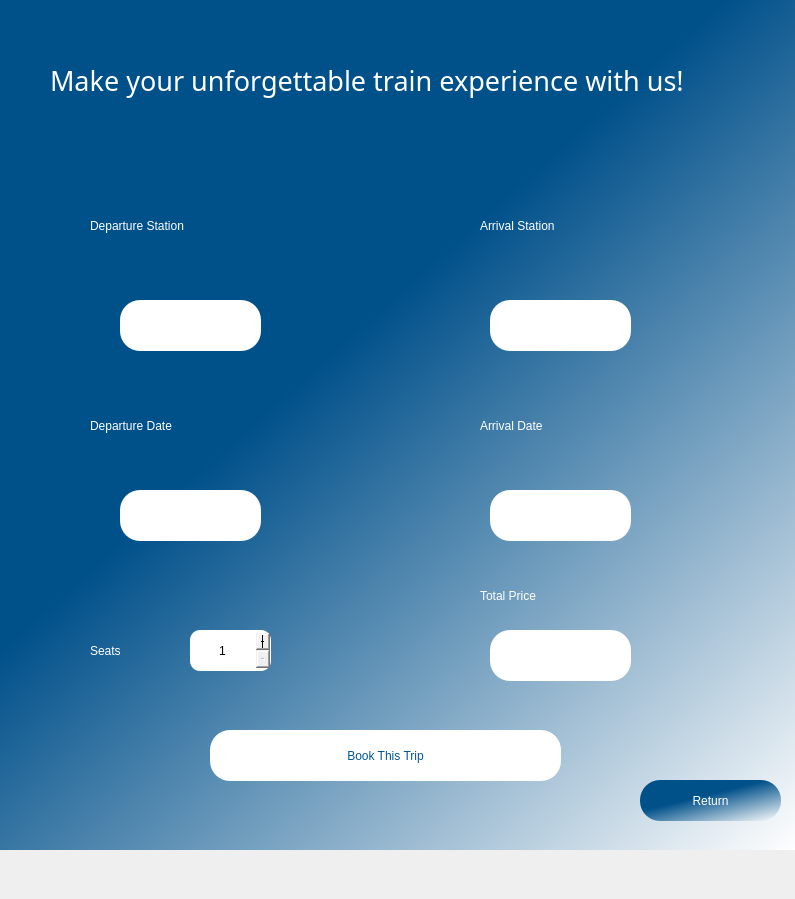
<?xml version="1.0" encoding="UTF-8"?>
<ui version="4.0">
 <class>Dialog</class>
 <widget class="QDialog" name="Dialog">
  <property name="geometry">
   <rect>
    <x>0</x>
    <y>0</y>
    <width>795</width>
    <height>899</height>
   </rect>
  </property>
  <property name="windowTitle">
   <string>Dialog</string>
  </property>
  <widget class="QWidget" name="frame" native="true">
   <property name="geometry">
    <rect>
     <x>0</x>
     <y>0</y>
     <width>800</width>
     <height>850</height>
    </rect>
   </property>
   <property name="styleSheet">
    <string notr="true">QWidget#frame{
    
	background-color: qlineargradient(spread:pad, x1:0.467, y1:0.37, x2:1, y2:1, stop:0 rgba(0, 80, 138, 255), stop:1 rgba(255, 255, 255, 255));

}</string>
   </property>
   <widget class="QPushButton" name="bookTripButton">
    <property name="geometry">
     <rect>
      <x>210</x>
      <y>730</y>
      <width>351</width>
      <height>51</height>
     </rect>
    </property>
    <property name="styleSheet">
     <string notr="true">QPushButton{
border-radius: 20px;
background-color: rgb(255, 255, 255);
font: 63 12pt &quot;Sitka Small Semibold&quot;;
color:rgb(0, 86, 148);
}

QPushButton:hover{
	background-color: #00508a;
	color:white;
}</string>
    </property>
    <property name="text">
     <string>Book This Trip</string>
    </property>
    <property name="default">
     <bool>false</bool>
    </property>
   </widget>
   <widget class="QLabel" name="label1">
    <property name="geometry">
     <rect>
      <x>90</x>
      <y>210</y>
      <width>221</width>
      <height>31</height>
     </rect>
    </property>
    <property name="styleSheet">
     <string notr="true">font: 20 17pt &quot;Sitka Heading Semibold&quot;;
color: rgb(255, 255, 255);</string>
    </property>
    <property name="text">
     <string>Departure Station</string>
    </property>
   </widget>
   <widget class="QLabel" name="label2">
    <property name="geometry">
     <rect>
      <x>480</x>
      <y>210</y>
      <width>241</width>
      <height>31</height>
     </rect>
    </property>
    <property name="styleSheet">
     <string notr="true">font: 20 17pt &quot;Sitka Heading Semibold&quot;;
color: rgb(255, 255, 255);</string>
    </property>
    <property name="text">
     <string>Arrival Station</string>
    </property>
   </widget>
   <widget class="QLabel" name="label3">
    <property name="geometry">
     <rect>
      <x>90</x>
      <y>410</y>
      <width>201</width>
      <height>31</height>
     </rect>
    </property>
    <property name="styleSheet">
     <string notr="true">font: 20 17pt &quot;Sitka Heading Semibold&quot;;
color: rgb(255, 255, 255);</string>
    </property>
    <property name="text">
     <string>Departure Date</string>
    </property>
   </widget>
   <widget class="QPushButton" name="returnButton">
    <property name="geometry">
     <rect>
      <x>640</x>
      <y>780</y>
      <width>141</width>
      <height>41</height>
     </rect>
    </property>
    <property name="styleSheet">
     <string notr="true">QPushButton{
border-radius: 20px;
background-color:qlineargradient(spread:pad, x1:0.467, y1:0.37, x2:1, y2:1, stop:0 rgba(0, 80, 138, 255), stop:1 rgba(255, 255, 255, 255));
font: 63 12pt &quot;Sitka Small Semibold&quot;;
color:white;
}

QPushButton:hover{
	background-color: white;
	color: #00508a;
}</string>
    </property>
    <property name="text">
     <string>Return</string>
    </property>
   </widget>
   <widget class="QLabel" name="label4">
    <property name="geometry">
     <rect>
      <x>480</x>
      <y>410</y>
      <width>151</width>
      <height>31</height>
     </rect>
    </property>
    <property name="styleSheet">
     <string notr="true">font: 20 17pt &quot;Sitka Heading Semibold&quot;;
color: rgb(255, 255, 255);</string>
    </property>
    <property name="text">
     <string>Arrival Date</string>
    </property>
   </widget>
   <widget class="QLabel" name="departureStationLabel">
    <property name="geometry">
     <rect>
      <x>120</x>
      <y>300</y>
      <width>141</width>
      <height>51</height>
     </rect>
    </property>
    <property name="sizePolicy">
     <sizepolicy hsizetype="Expanding" vsizetype="Expanding">
      <horstretch>90</horstretch>
      <verstretch>90</verstretch>
     </sizepolicy>
    </property>
    <property name="styleSheet">
     <string notr="true">background-color: white;
border-radius: 20px;
font: 63 12pt &quot;Sitka Small Semibold&quot;;</string>
    </property>
    <property name="text">
     <string/>
    </property>
   </widget>
   <widget class="QLabel" name="arrivalStationLabel">
    <property name="geometry">
     <rect>
      <x>490</x>
      <y>300</y>
      <width>141</width>
      <height>51</height>
     </rect>
    </property>
    <property name="styleSheet">
     <string notr="true">background-color: white;
border-radius: 20px;
font: 63 12pt &quot;Sitka Small Semibold&quot;;</string>
    </property>
    <property name="text">
     <string/>
    </property>
   </widget>
   <widget class="QLabel" name="startDateLabel">
    <property name="geometry">
     <rect>
      <x>120</x>
      <y>490</y>
      <width>141</width>
      <height>51</height>
     </rect>
    </property>
    <property name="sizePolicy">
     <sizepolicy hsizetype="Expanding" vsizetype="Expanding">
      <horstretch>90</horstretch>
      <verstretch>90</verstretch>
     </sizepolicy>
    </property>
    <property name="styleSheet">
     <string notr="true">background-color: white;
border-radius: 20px;
font: 63 12pt &quot;Sitka Small Semibold&quot;;</string>
    </property>
    <property name="text">
     <string/>
    </property>
   </widget>
   <widget class="QLabel" name="endDateLabel">
    <property name="geometry">
     <rect>
      <x>490</x>
      <y>490</y>
      <width>141</width>
      <height>51</height>
     </rect>
    </property>
    <property name="sizePolicy">
     <sizepolicy hsizetype="Expanding" vsizetype="Expanding">
      <horstretch>90</horstretch>
      <verstretch>90</verstretch>
     </sizepolicy>
    </property>
    <property name="styleSheet">
     <string notr="true">background-color: white;
border-radius: 20px;
font: 63 12pt &quot;Sitka Small Semibold&quot;;</string>
    </property>
    <property name="text">
     <string/>
    </property>
   </widget>
   <widget class="QLabel" name="seatsCountLabel">
    <property name="geometry">
     <rect>
      <x>90</x>
      <y>630</y>
      <width>81</width>
      <height>41</height>
     </rect>
    </property>
    <property name="styleSheet">
     <string notr="true">font: 20 17pt &quot;Sitka Heading Semibold&quot;;
color: rgb(255, 255, 255);</string>
    </property>
    <property name="text">
     <string>Seats</string>
    </property>
   </widget>
   <widget class="QSpinBox" name="seatCountInput">
    <property name="geometry">
     <rect>
      <x>190</x>
      <y>630</y>
      <width>81</width>
      <height>41</height>
     </rect>
    </property>
    <property name="styleSheet">
     <string notr="true">border-radius: 10px;</string>
    </property>
    <property name="alignment">
     <set>Qt::AlignCenter</set>
    </property>
    <property name="readOnly">
     <bool>false</bool>
    </property>
    <property name="buttonSymbols">
     <enum>QAbstractSpinBox::PlusMinus</enum>
    </property>
    <property name="specialValueText">
     <string comment="6"/>
    </property>
    <property name="accelerated">
     <bool>false</bool>
    </property>
    <property name="minimum">
     <number>1</number>
    </property>
    <property name="displayIntegerBase">
     <number>10</number>
    </property>
   </widget>
   <widget class="QLabel" name="title">
    <property name="geometry">
     <rect>
      <x>50</x>
      <y>50</y>
      <width>721</width>
      <height>61</height>
     </rect>
    </property>
    <property name="font">
     <font>
      <family>Sitka Heading Semibold</family>
      <pointsize>20</pointsize>
      <weight>2</weight>
      <italic>false</italic>
      <bold>false</bold>
      <underline>false</underline>
      <strikeout>false</strikeout>
      <stylestrategy>PreferDefault</stylestrategy>
     </font>
    </property>
    <property name="autoFillBackground">
     <bool>false</bool>
    </property>
    <property name="styleSheet">
     <string notr="true">font: 20 20pt &quot;Sitka Heading Semibold&quot;;
color: rgb(255, 255, 255);</string>
    </property>
    <property name="text">
     <string>Make your unforgettable train experience with us!</string>
    </property>
   </widget>
   <widget class="QLabel" name="label4_2">
    <property name="geometry">
     <rect>
      <x>480</x>
      <y>580</y>
      <width>151</width>
      <height>31</height>
     </rect>
    </property>
    <property name="styleSheet">
     <string notr="true">font: 20 17pt &quot;Sitka Heading Semibold&quot;;
color: rgb(255, 255, 255);</string>
    </property>
    <property name="text">
     <string>Total Price</string>
    </property>
   </widget>
   <widget class="QLabel" name="totalPriceLabel">
    <property name="geometry">
     <rect>
      <x>490</x>
      <y>630</y>
      <width>141</width>
      <height>51</height>
     </rect>
    </property>
    <property name="sizePolicy">
     <sizepolicy hsizetype="Expanding" vsizetype="Expanding">
      <horstretch>90</horstretch>
      <verstretch>90</verstretch>
     </sizepolicy>
    </property>
    <property name="styleSheet">
     <string notr="true">background-color: white;
border-radius: 20px;
font: 63 12pt &quot;Sitka Small Semibold&quot;;</string>
    </property>
    <property name="text">
     <string/>
    </property>
   </widget>
  </widget>
 </widget>
 <resources/>
 <connections/>
</ui>
